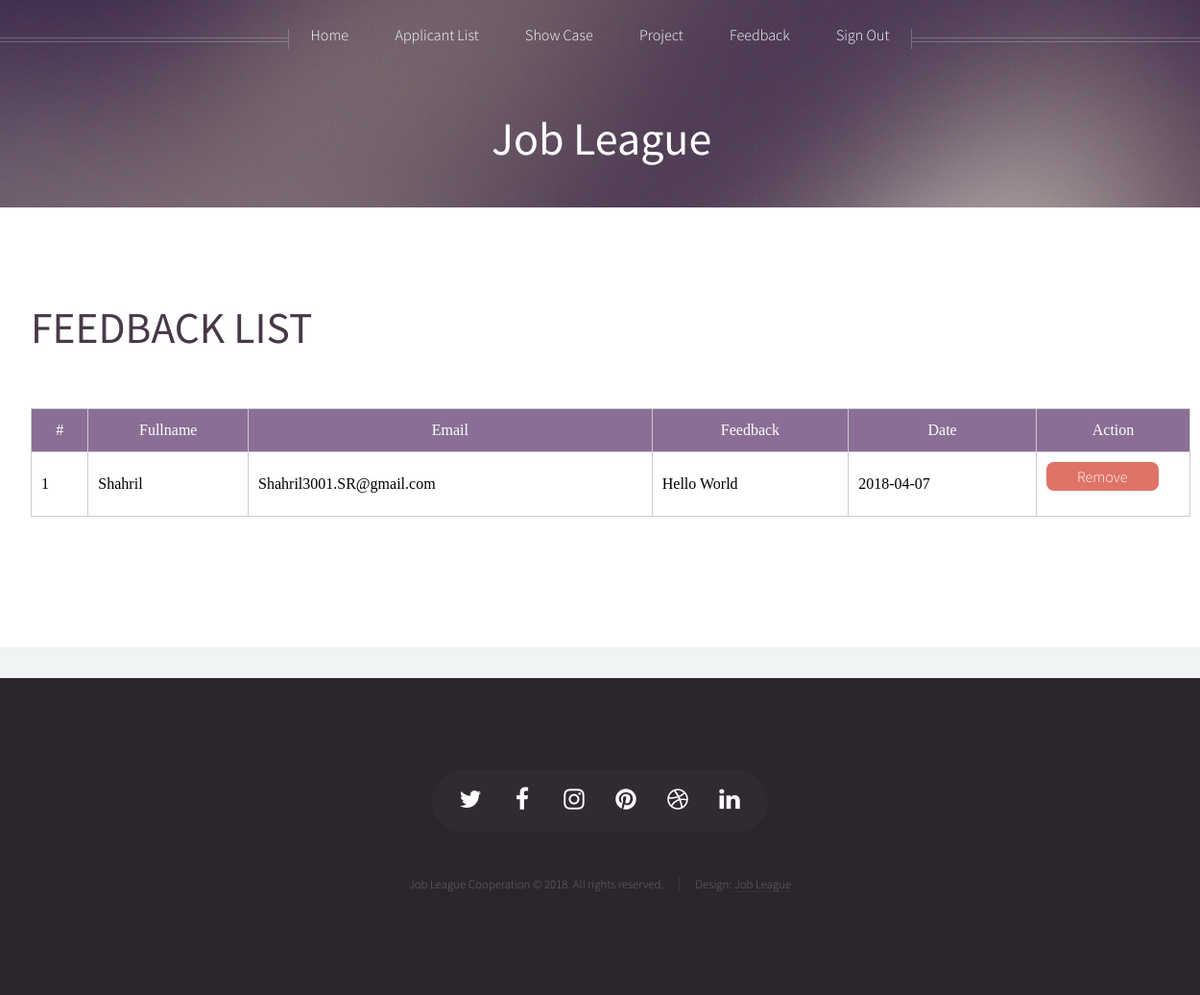
The page /code/feedback.php on the database its author committed.
### tables this page shows
CREATE TABLE IF NOT EXISTS `contact` (
`contactID` int(100) NOT NULL,
  `fullname` varchar(50) NOT NULL,
  `email` varchar(50) NOT NULL,
  `feedback` varchar(1000) NOT NULL,
  `date` date NOT NULL
);

### code/feedback.php (the view, shortened to what this page needs)
<!DOCTYPE HTML>
<html>
	<head>
		<link rel="stylesheet" href="assets/css/main2.css" />
	</head>
	<body class="right-sidebar">
		<div id="page-wrapper">
				<div id="header">
						<div class="inner">
							<header>
								<h1>Job League</h1>
							</header>
						</div>
						<nav id="nav">
							<ul>
								<li><a href="index1.php">Home</a></li>
								<li><a href="applicantlist.php">Applicant List</a></li>
								<li><a href="showcase(a).php">Show Case</a></li>
								<li><a href="project(a).php">Project</a></li>
								<li><a href="feedback.php">Feedback</a></li>
			<li><a href="#" onclick="myFunction()">Sign Out</a></li>
							</ul>
						</nav>
				</div>
				<div class="wrapper style1">
					<div class="container">
						<div class="row 200%">
							<div class="8u 12u(mobile)" id="content">
								<article id="main">
									<header>
										<h2>FEEDBACK LIST</h2>
									</header>
									<?php
include 'connection.php';
$query = "SELECT * FROM contact";
$result = mysql_query ($query);
echo "<table width='960'>";
echo "<tr>
<th>#</th>
<th>Fullname</th>
<th>Email</th>
<th>Feedback</th>
<th>Date</th>
<th width=160>Action</th>
</tr>";
while ($feedback = mysql_fetch_array ($result)){
echo "<tr>
<td>".$feedback ['contactID']."</td>
<td>".$feedback ['fullname']."</td>
<td>".$feedback ['email']."</td>
<td>".$feedback ['feedback']."</td>
<td>".$feedback ['date']."</td>
<td><center><p><a href='delete(f).php?contactID=".$feedback['contactID']."'><input type='button' value='Remove'></a></p>
</center>
</tr>";
}
echo "</table>";
?>
<div id="footer">
					<div class="container">
						<div class="row">
							<div class="12u">
									<section class="contact">
										<ul class="icons">
											<li><a href="#" class="icon fa-twitter"><span class="label">Twitter</span></a></li>
											<li><a href="#" class="icon fa-facebook"><span class="label">Facebook</span></a></li>
											<li><a href="#" class="icon fa-instagram"><span class="label">Instagram</span></a></li>
											<li><a href="#" class="icon fa-pinterest"><span class="label">Pinterest</span></a></li>
											<li><a href="#" class="icon fa-dribbble"><span class="label">Dribbble</span></a></li>
											<li><a href="#" class="icon fa-linkedin"><span class="label">Linkedin</span></a></li>
										</ul>
									</section>
									<div class="copyright">
										<ul class="menu">
											<li>Job League Cooperation &copy; 2018. All rights reserved.</li><li>Design: <a href="http://html5up.net">Job League</a></li>
										</ul>
									</div>
							</div>
						</div>
					</div>
				</div>
	</body>
</html>

### rows shown on the page
contact: contactID "1", fullname "Shahril", email "Shahril3001.SR@gmail.com", feedback "Hello World", date "2018-04-07"
